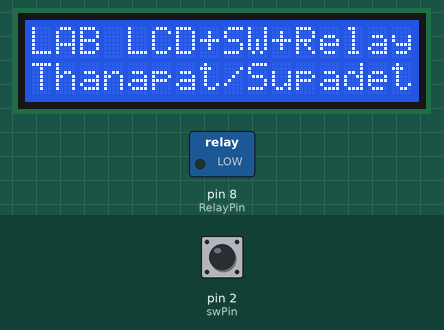
The sketch below on a simulated Arduino Uno, built with avr-gcc and run on an emulated ATmega328P. Shown: 16×2 character LCD, switched loads named in the sketch (green lamp = pin HIGH). The inputs (shaded band) are chosen by the test bench; at power-on: pin 2 (swPin) HIGH. What the sketch prints to the serial monitor is not drawn.

Above: at 0.1 s.
3.4 s: pin 2 (swPin) pulled LOW for 0.15 s
At 4.5 s:
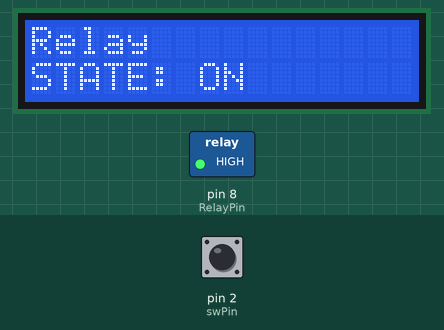
5.0 s: pin 2 (swPin) pulled LOW for 1 s
At 5.7 s:
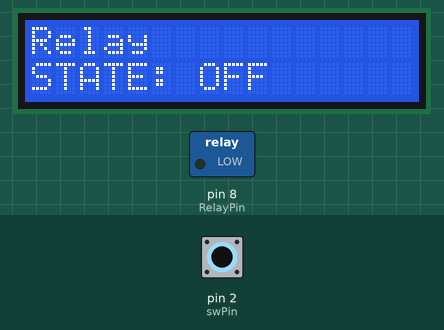
7.5 s: pin 2 (swPin) pulled LOW for 3.2 s
At 8.8 s:
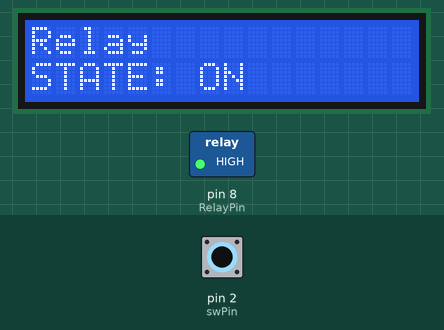
Timing chart, 0 to 10.5 s (numbered marks = the images above; inputs shaded):
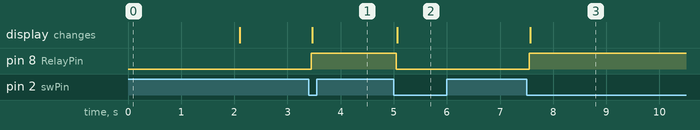

The sketch:

SW_RelayLCD.ino
```cpp
#include <Wire.h>
#include <LiquidCrystal_I2C.h>
#define swPin 2
#define RelayPin 8
#define ledRPin 12

LiquidCrystal_I2C lcd(0x27, 16, 2);

int buttonState = 1;        // สถานะปุ่มปัจจุบัน (เริ่มต้น HIGH เพราะใช้ INPUT_PULLUP)
int lastButtonReading = 1;  // ค่าที่อ่านได้ครั้งล่าสุด (ก่อน debounce)

int relayState = 0;  // เริ่มต้นให้รีเลย์ OFF
unsigned long lastDebounceTime = 0;
const unsigned long debounceDelay = 50;  // หน่วงกันเด้ง 50 ms

void setup() {

  pinMode(swPin, INPUT);
  pinMode(RelayPin, OUTPUT);
  digitalWrite(RelayPin, relayState);  // ตั้งค่ารีเลย์เริ่มต้น (OFF)
  Serial.begin(9600);
  Serial.println("Toggle Relay by Button");
  lcd.init();
  lcd.backlight();
  lcd.clear();

  lcd.setCursor(0, 0);
  lcd.print("LAB LCD+SW+Relay");
  lcd.setCursor(0, 1);
  lcd.print("Thanapat/Supadet");

  delay(2000);
  lcd.clear();
}

void loop() {
  int reading = digitalRead(swPin);

  Relay(reading);
}

void Relay(int reading) {
  if (reading != lastButtonReading) {
    lastDebounceTime = millis();  // จับเวลาไว้  ตั้งแต่เริ่ม ทำงาน
  }

  // ถ้าผ่านเวลา debounceDelay แล้ว สัญญาณนิ่งแล้ว
  if ((millis() - lastDebounceTime) > debounceDelay) {
    // และถ้าค่านี้ไม่เท่ากับ buttonState เดิม แสดงว่ามีการเปลี่ยนสถานะจริง
    if (reading != buttonState) {
      buttonState = reading;

      // ตรวจเฉพาะตอน "กดลง" (จาก HIGH -> LOW)
      if (buttonState == LOW) {
        // สลับสถานะรีเลย์ (ON <-> OFF)
        relayState = !relayState;
        digitalWrite(RelayPin, relayState);
        digitalWrite(ledRPin, relayState);

        LCD();

        Serial.print("Relay is now: ");
        Serial.println(relayState ? "ON" : "OFF");
      }
    }
  }

  // เก็บค่า reading ไว้ใช้เทียบรอบหน้า
  lastButtonReading = reading;
}

void LCD() {
  lcd.setCursor(0, 1);  // บรรทัดที่ 2
  if (relayState == HIGH) {
    lcd.print("STATE: ON      ");  // เติมช่องว่างเผื่อลบข้อความเก่า
  } else {
    lcd.print("STATE: OFF     ");
  }
  lcd.setCursor(0, 0);
  lcd.print("Relay");
}
```

Measured:
- after the input at 3.4 s, pin 8 (RelayPin): LOW → HIGH after 0.05 s; the display: changes after 0.07 s (image 1)
- after the input at 5.0 s, pin 8 (RelayPin): HIGH → LOW after 0.05 s; the display: changes after 0.07 s (image 2)
- after the input at 7.5 s, pin 8 (RelayPin): LOW → HIGH after 0.05 s; the display: changes after 0.07 s (image 3)
